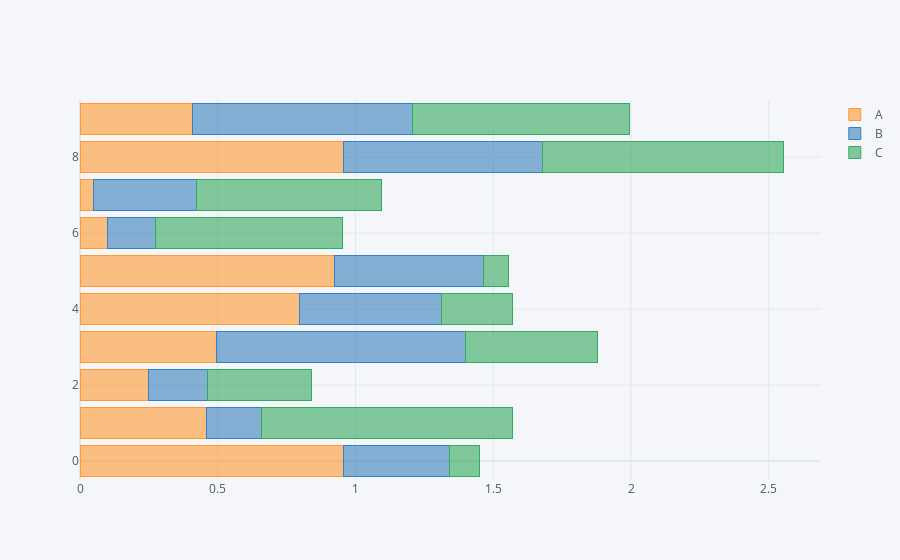

The code cell stored with this chart in its notebook:
### Code cell
df.iplot(kind='barh', barmode='stack')

### Figure 1 — Plotly figure (JSON) as saved in the notebook; plotly's stock layout.template omitted (floating-point values rounded to 4 significant figures)
{"data": [{"marker": {"color": "rgba(255, 153, 51, 0.6)", "line": {"color": "rgba(255, 153, 51, 1.0)", "width": 1}}, "name": "A", "orientation": "h", "text": "", "type": "bar", "x": [0.9559, 0.4583, 0.2495, 0.4962, 0.7976, 0.9253, 0.1004, 0.05015, 0.9551, 0.4086], "y": [0, 1, 2, 3, 4, 5, 6, 7, 8, 9]}, {"marker": {"color": "rgba(55, 128, 191, 0.6)", "line": {"color": "rgba(55, 128, 191, 1.0)", "width": 1}}, "name": "B", "orientation": "h", "text": "", "type": "bar", "x": [0.3859, 0.199, 0.2147, 0.9026, 0.5132, 0.5399, 0.1729, 0.373, 0.7251, 0.7967], "y": [0, 1, 2, 3, 4, 5, 6, 7, 8, 9]}, {"marker": {"color": "rgba(50, 171, 96, 0.6)", "line": {"color": "rgba(50, 171, 96, 1.0)", "width": 1}}, "name": "C", "orientation": "h", "text": "", "type": "bar", "x": [0.1081, 0.914, 0.3746, 0.4783, 0.2601, 0.09102, 0.6809, 0.6703, 0.8713, 0.7879], "y": [0, 1, 2, 3, 4, 5, 6, 7, 8, 9]}], "layout": {"barmode": "stack", "legend": {"bgcolor": "#F5F6F9", "font": {"color": "#4D5663"}, "traceorder": "normal"}, "paper_bgcolor": "#F5F6F9", "plot_bgcolor": "#F5F6F9", "title": {"font": {"color": "#4D5663"}}, "xaxis": {"gridcolor": "#E1E5ED", "showgrid": true, "tickfont": {"color": "#4D5663"}, "title": {"font": {"color": "#4D5663"}, "text": ""}, "zerolinecolor": "#E1E5ED"}, "yaxis": {"gridcolor": "#E1E5ED", "showgrid": true, "tickfont": {"color": "#4D5663"}, "title": {"font": {"color": "#4D5663"}, "text": ""}, "zerolinecolor": "#E1E5ED"}}}
